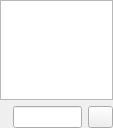
<?xml version="1.0" encoding="UTF-8"?>
<ui version="4.0">
 <class>TimersDisplayWidget</class>
 <widget class="QWidget" name="TimersDisplayWidget">
  <property name="geometry">
   <rect>
    <x>0</x>
    <y>0</y>
    <width>113</width>
    <height>128</height>
   </rect>
  </property>
  <property name="windowIcon">
   <iconset theme="time-admin"/>
  </property>
  <layout class="QGridLayout" name="gridLayout_2">
   <property name="margin">
    <number>0</number>
   </property>
   <item row="1" column="1">
    <widget class="QLineEdit" name="editSearch"/>
   </item>
   <item row="1" column="2">
    <widget class="QPushButton" name="buttonClear">
     <property name="maximumSize">
      <size>
       <width>25</width>
       <height>25</height>
      </size>
     </property>
     <property name="toolTip">
      <string>Clear</string>
     </property>
     <property name="icon">
      <iconset theme="edit-clear"/>
     </property>
    </widget>
   </item>
   <item row="0" column="0" colspan="3">
    <widget class="QListView" name="timersView">
     <property name="editTriggers">
      <set>QAbstractItemView::NoEditTriggers</set>
     </property>
     <property name="alternatingRowColors">
      <bool>true</bool>
     </property>
    </widget>
   </item>
   <item row="1" column="0">
    <widget class="QLabel" name="labelIconSearch"/>
   </item>
  </layout>
 </widget>
 <resources/>
 <connections>
  <connection>
   <sender>buttonClear</sender>
   <signal>clicked()</signal>
   <receiver>editSearch</receiver>
   <slot>clear()</slot>
   <hints>
    <hint type="sourcelabel">
     <x>246</x>
     <y>209</y>
    </hint>
    <hint type="destinationlabel">
     <x>202</x>
     <y>212</y>
    </hint>
   </hints>
  </connection>
 </connections>
</ui>
